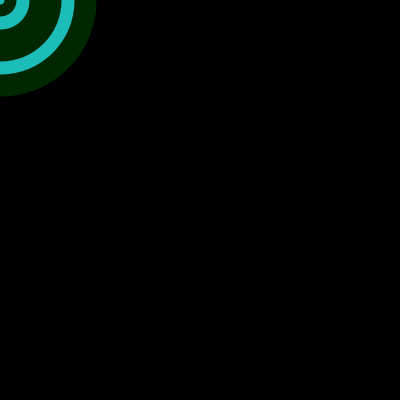
Frame 1 (no input)
Frame 60 (the mouse pressed at the canvas centre just before this capture): identical to frame 1, image omitted
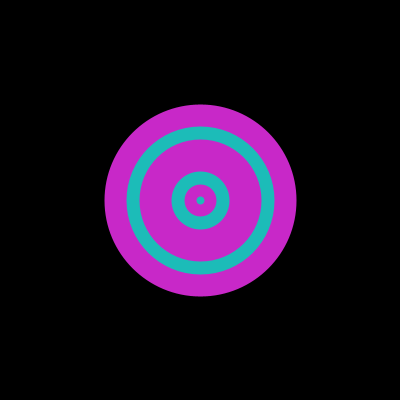
Frame 120 (the mouse held since frame 60 and released just before this capture)

The Processing sketch that drew these frames (run headless with seeded random() and noise(); from frame 60 on, the mouse is pressed at the canvas centre):

// Processing sketch: processing_35440
// ── processing_35440.pde

void setup(){
size(400,400);
smooth();
background(0);
frameRate(40); 
fill(28,188,184); 
stroke(80,203,110); 
strokeWeight(50); 
}
void draw() {
background(0);
stroke(mouseX, 40 , mouseY); 
float distance = dist(pmouseX, pmouseY, mouseX, mouseY);
float maxStroke = 20;
strokeWeight(maxStroke - constrain(distance, 8, maxStroke));

ellipse(mouseX, mouseY,180,180);
ellipse(mouseX, mouseY,160,160);

ellipse(mouseX, mouseY,110,110);
ellipse(mouseX, mouseY,90,90);
ellipse(mouseX, mouseY,70,70);

ellipse(mouseX, mouseY,20,20);
}
        
